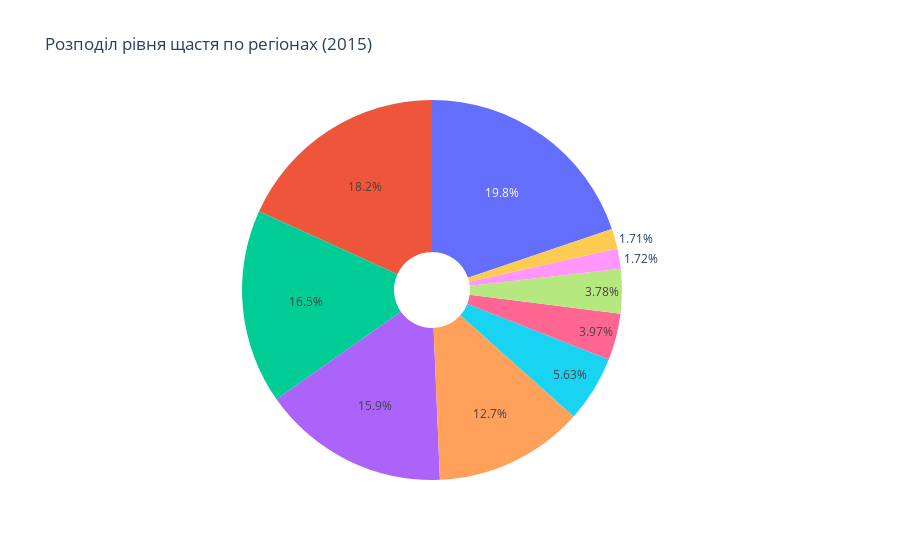

Notebook source saved alongside this figure:
### Markdown cell above
Цей параметр вказує, що сектори пирога будуть згруповані за регіонами світу.
Це означає, що розмір кожного сектору пропорційний сумі балів щастя всіх країн у цьому регіоні.

### Code cell
fig5 = px.pie(df_2015, names='Region', values='Happiness Score',
              title="Розподіл рівня щастя по регіонах (2015)",
              hole=0.2)
# fig6 = px.pie(df_2016, names='Region', values='Happiness Score',
озподіл рівня щастя по регіонах (2016)",
)
fig5.update_layout(showlegend=False)

### Figure 1 — Plotly figure (JSON) as saved in the notebook; plotly's stock layout.template omitted (floating-point values rounded to 4 significant figures; data arrays with more than 128 entries replaced by an {"elided": "..."} marker saying what was removed)
{"data": [{"domain": {"x": [0, 1], "y": [0, 1]}, "hole": 0.2, "hovertemplate": "Region=%{label}<br>Happiness Score=%{value}<extra></extra>", "labels": {"elided": "158 str values"}, "legendgroup": "", "name": "", "showlegend": true, "type": "pie", "values": {"elided": "158 float values"}}], "layout": {"legend": {"tracegroupgap": 0}, "showlegend": false, "title": {"text": "Розподіл рівня щастя по регіонах (2015)"}}}
